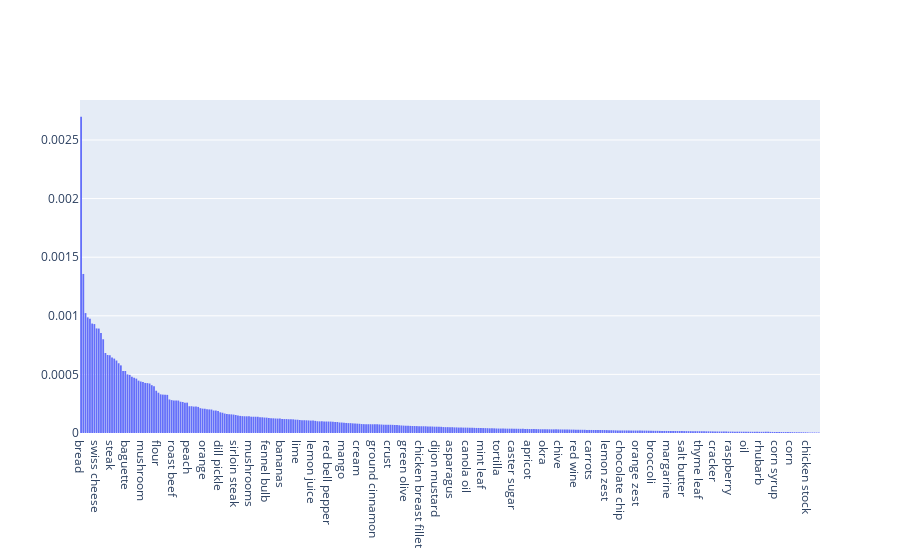

Notebook cell for this chart:
### Code cell
keys, values = forward_normalized_score("slice", EA.m_base_act)
data = go.Histogram(x=keys, y=values, histfunc="sum")
iplot([data])

### Figure 1 — Plotly figure (JSON) as saved in the notebook; plotly's stock layout.template omitted (floating-point values rounded to 4 significant figures; data arrays with more than 128 entries replaced by an {"elided": "..."} marker saying what was removed)
{"data": [{"histfunc": "sum", "type": "histogram", "x": {"elided": "335 str values"}, "y": {"elided": "335 float values"}}], "layout": {"autosize": true, "xaxis": {"autorange": true, "range": [-0.5, 334.5], "type": "category"}, "yaxis": {"autorange": true, "range": [0, 0.002841], "type": "linear"}}}
